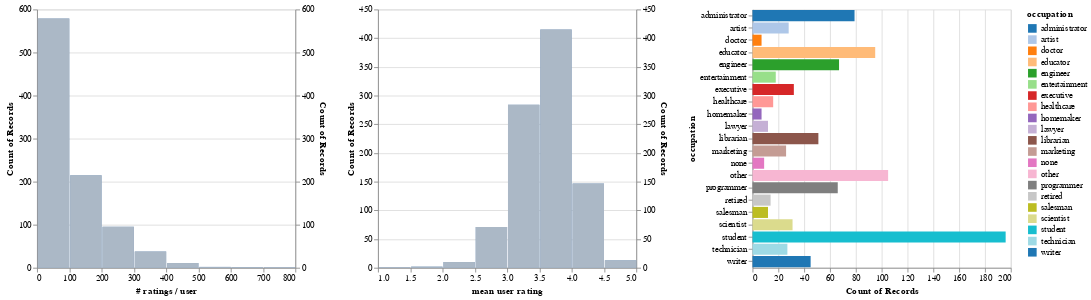

Notebook code for this chart:
### Code cell
users_ratings = (
    ratings
    .groupby('user_id', as_index=False)
    .agg({'rating': ['count', 'mean']})
    .flatten_cols()
    .merge(users, on='user_id')
)

# Create a chart for the count, and one for the mean.
alt.hconcat(
    filtered_hist('rating count', '# ratings / user', occupation_filter),
    filtered_hist('rating mean', 'mean user rating', occupation_filter),
    occupation_chart,
    data=users_ratings)

### Figure 1 — Vega-Lite specification as saved in the notebook (floating-point values rounded to 4 significant figures; data arrays with more than 128 entries replaced by an {"elided": "..."} marker saying what was removed)
{"config": {"view": {"continuousWidth": 400, "continuousHeight": 300}}, "hconcat": [{"layer": [{"mark": "bar", "encoding": {"x": {"type": "quantitative", "bin": {"maxbins": 10}, "field": "rating count", "title": "# ratings / user"}, "y": {"type": "quantitative", "aggregate": "count"}}, "transform": [{"filter": {"selection": "selector034"}}], "width": 300}, {"mark": "bar", "encoding": {"color": {"value": "lightgray"}, "opacity": {"value": 0.7}, "x": {"type": "quantitative", "bin": {"maxbins": 10}, "field": "rating count", "title": "# ratings / user"}, "y": {"type": "quantitative", "aggregate": "count"}}, "width": 300}], "resolve": {"scale": {"y": "independent"}}}, {"layer": [{"mark": "bar", "encoding": {"x": {"type": "quantitative", "bin": {"maxbins": 10}, "field": "rating mean", "title": "mean user rating"}, "y": {"type": "quantitative", "aggregate": "count"}}, "transform": [{"filter": {"selection": "selector034"}}], "width": 300}, {"mark": "bar", "encoding": {"color": {"value": "lightgray"}, "opacity": {"value": 0.7}, "x": {"type": "quantitative", "bin": {"maxbins": 10}, "field": "rating mean", "title": "mean user rating"}, "y": {"type": "quantitative", "aggregate": "count"}}, "width": 300}], "resolve": {"scale": {"y": "independent"}}}, {"mark": "bar", "encoding": {"color": {"condition": {"type": "nominal", "field": "occupation", "scale": {"scheme": "category20"}, "selection": "selector034"}, "value": "lightgray"}, "x": {"type": "quantitative", "aggregate": "count"}, "y": {"type": "nominal", "field": "occupation"}}, "height": 300, "selection": {"selector034": {"type": "multi", "fields": ["occupation"]}}, "width": 300}], "data": {"name": "data-0a8ad5fc1bdd6eda8744332d1a98f159"}, "$schema": "https://vega.github.io/schema/vega-lite/v4.8.1.json", "datasets": {"data-0a8ad5fc1bdd6eda8744332d1a98f159": {"elided": "943 records"}}}
